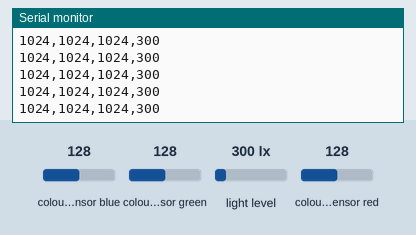
Simulated run of this sketch. Board: Arduino Uno, built with avr-gcc and run on an emulated ATmega328P. On the bench: the last lines printed to the serial monitor. The test bench sets the inputs (shaded band); at power-on: colour sensor blue 128, colour sensor green 128, colour sensor red 128, light level 300 lx.

Above: at 1.2 s.
1.3 s: colour sensor blue set to 5
At 1.8 s:
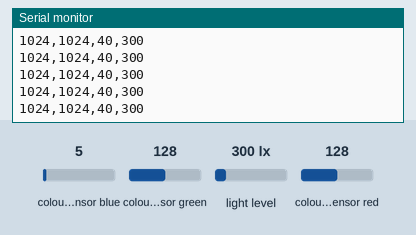
4.3 s: colour sensor green set to 64
At 4.9 s:
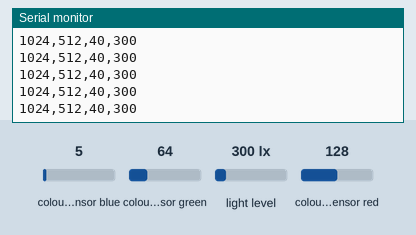
7.3 s: colour sensor red set to 5
At 7.9 s:
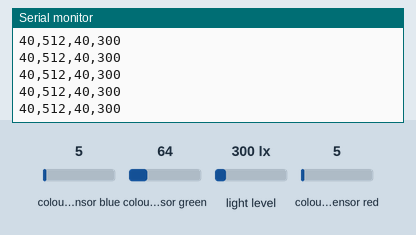
10.3 s: light level set to 40 lx
At 11.1 s:
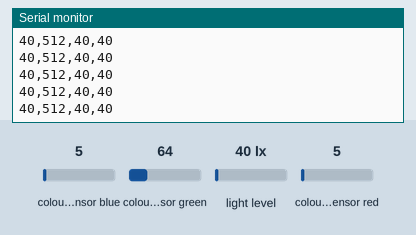

The sketch:

APDS9960_Color_Sparkfun.ino
```cpp
/*
  APDS9960 - Color Sensor
  Uses the Sparkfun_APDS9960 library

  This example reads color data from  an APDS9960 sensor
  and prints it to the Serial Monitor.

  Color values are red, green, blue, clear (or ambient light)

  Works with Sparkfun and Adafruit APDS9960 breakout boards

  The circuit:
  - Any Arduino and APDS9960 breakout board, with:
    - APDS9960 SDA connected to Arduino SDA (A4)
    - APDS9960 SCL connected to Arduino SCL (A5)
*/

#include <SparkFun_APDS9960.h>
SparkFun_APDS9960 apds = SparkFun_APDS9960();

void setup() {
  Serial.begin(9600);
  // wait for Serial Monitor to open:
  while (!Serial);
  // if the sensor doesn't initialize, let the user know:
  if ( !apds.init()) {
    Serial.println("APDS9960 sensor not working. Check your wiring.");
    // stop the sketch:
    while (true);
  }
  if ( apds.enableLightSensor(false) ) {
    Serial.println("Color sensor is working");
  } else {
    Serial.println("Color function not responding.");
    // stop the sketch:
    while (true);
  }
}

void loop() {
  // red, green, blue, clear channels:
  uint16_t r, g, b, c = 0;

  // read the color
  apds.readRedLight(r);
  apds.readGreenLight(g);
  apds.readBlueLight(b);
  apds.readAmbientLight(c);

  // print the values
  Serial.print(r);
  Serial.print(",");
  Serial.print(g);
  Serial.print(",");
  Serial.print(b);
  Serial.print(",");
  Serial.println(c);
}
```

Measured:
- after the input at 1.3 s, the serial monitor: prints a new line after 0.08 s (image 1)
- after the input at 4.3 s, the serial monitor: prints a new line after 0.07 s (image 2)
- after the input at 7.3 s, the serial monitor: prints a new line after 0.08 s (image 3)
- after the input at 10.3 s, the serial monitor: prints a new line after 0.07 s (image 4)
